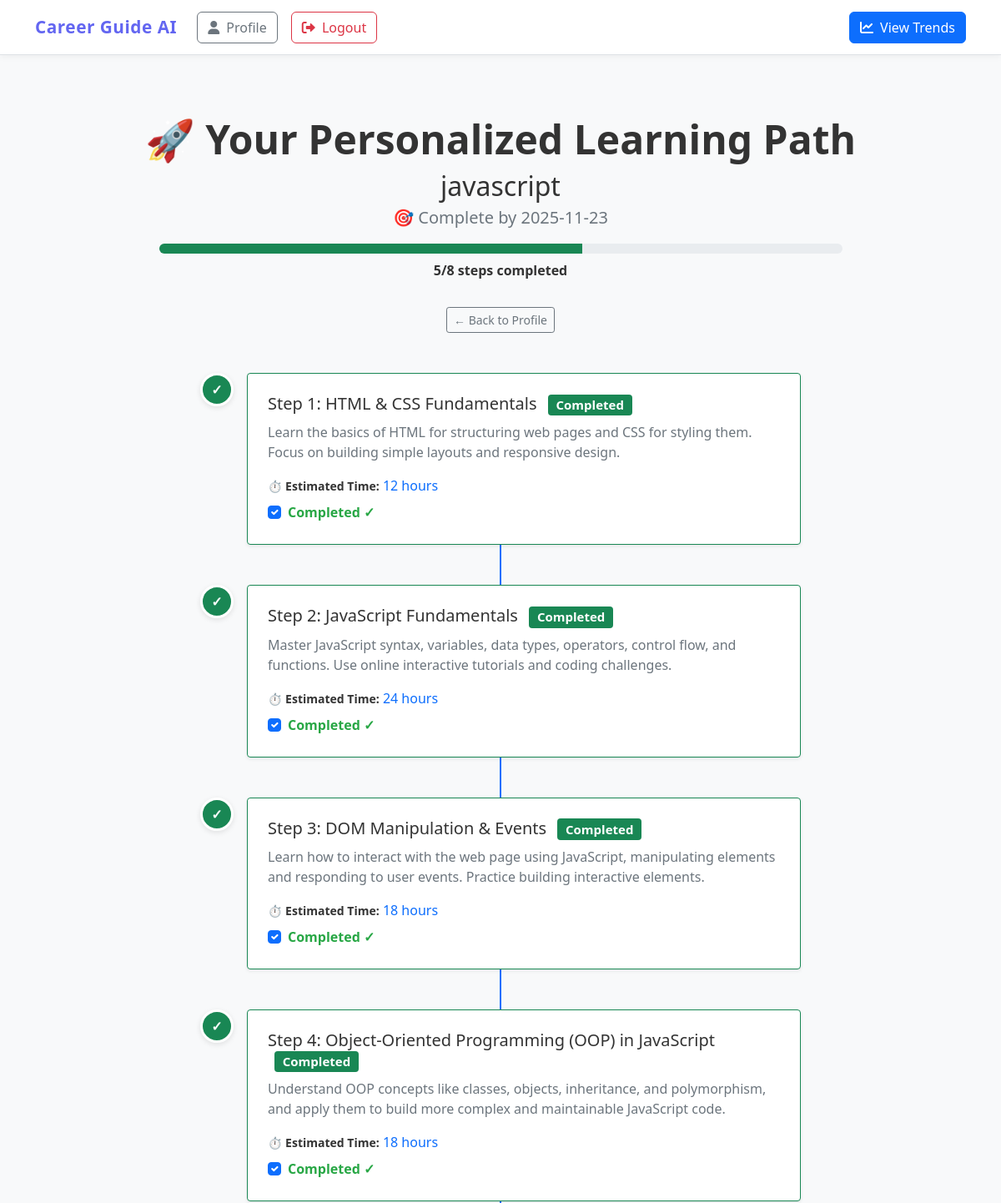
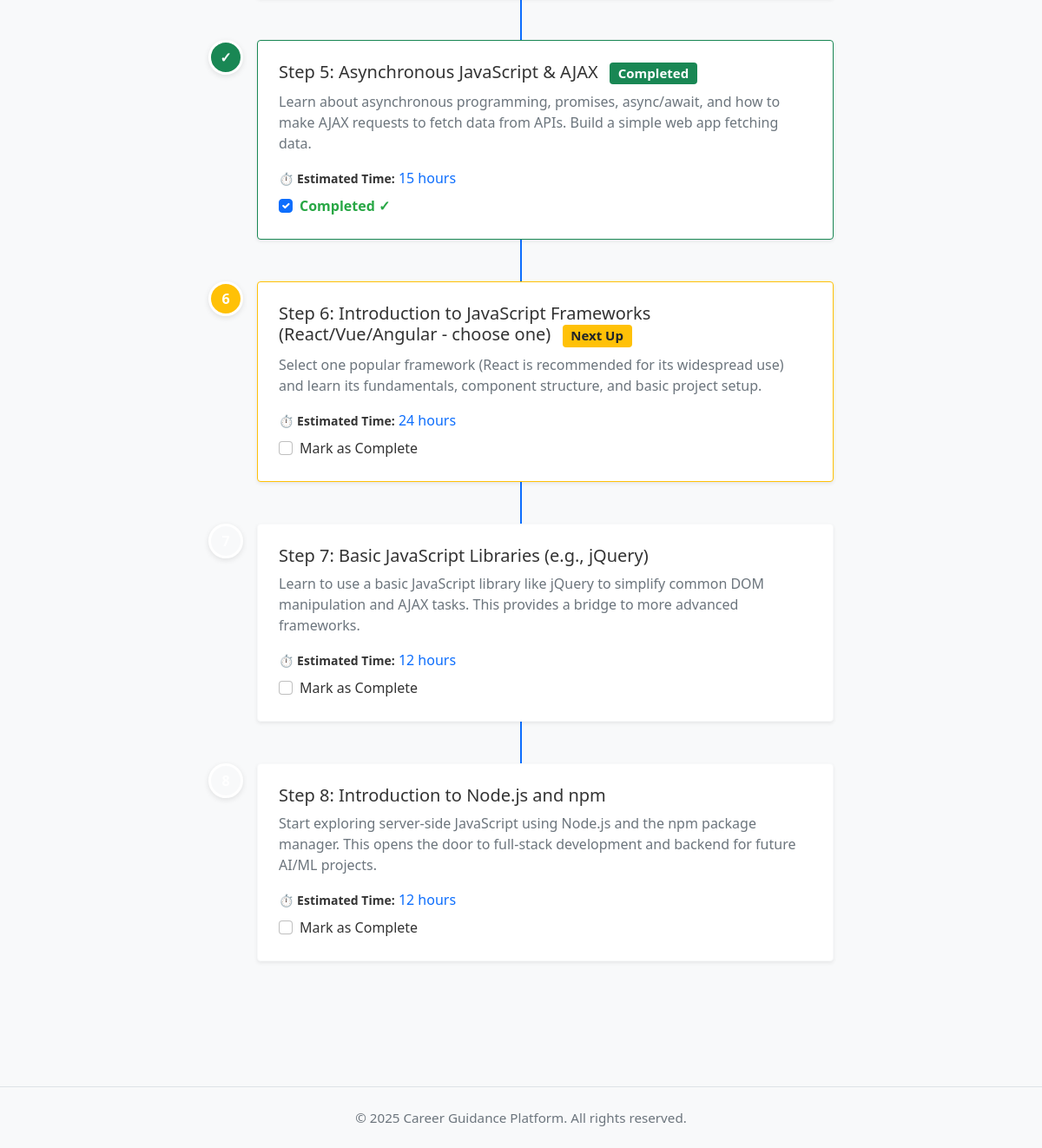
The app's page /learning_roadmap/3 (signed in) with its own data (2 pictures, top to bottom).
### tables this page shows
CREATE TABLE user_goals (
        id INTEGER PRIMARY KEY AUTOINCREMENT,
        user_id INTEGER NOT NULL,
        skill_name TEXT NOT NULL,
        target_date DATE,
        created_at DATETIME DEFAULT CURRENT_TIMESTAMP,
        status TEXT DEFAULT 'active',
        completed_at DATETIME
    );

CREATE TABLE user_roadmap_steps (
        id INTEGER PRIMARY KEY AUTOINCREMENT,
        goal_id INTEGER NOT NULL,
        step_title TEXT NOT NULL,
        description TEXT,
        estimated_hours INTEGER,
        order_index INTEGER,
        completed BOOLEAN DEFAULT 0,
        completed_at DATETIME,
        FOREIGN KEY(goal_id) REFERENCES user_goals(id) ON DELETE CASCADE
    );

### app.py (the view)
@app.route("/learning_roadmap/<int:goal_id>")
def learning_roadmap(goal_id):
    if "user_id" not in session:
        return redirect(url_for("login"))
    try:
        conn = sqlite3.connect(DB_PATH)
        c = conn.cursor()
        c.execute("""
            SELECT id, skill_name, target_date, status,
                   (SELECT COUNT(*) FROM user_roadmap_steps WHERE goal_id = user_goals.id) as total_steps,
                   (SELECT COUNT(*) FROM user_roadmap_steps WHERE goal_id = user_goals.id AND completed = 1) as completed_steps
            FROM user_goals
            WHERE id = ? AND user_id = ?
        """, (goal_id, session["user_id"]))
        goal_row = c.fetchone()
        if not goal_row:
            flash("Goal not found or access denied.", "error")
            return redirect(url_for("profile"))
        goal = {
            "id": goal_row[0],
            "skill_name": goal_row[1],
            "target_date": goal_row[2],
            "status": goal_row[3],
            "total_steps": goal_row[4],
            "completed_steps": goal_row[5],
            "progress_percent": int(goal_row[5] / goal_row[4] * 100) if goal_row[4] > 0 else 0
        }
        c.execute("""
            SELECT id, step_title, description, estimated_hours, completed
            FROM user_roadmap_steps
            WHERE goal_id = ?
            ORDER BY order_index
        """, (goal_id,))
        steps = []
        for row in c.fetchall():
            steps.append({
                "id": row[0],
                "step_title": row[1],
                "description": row[2],
                "estimated_hours": row[3],
                "completed": bool(row[4])
            })
        conn.close()
        return render_template("learning_roadmap.html", goal=goal, roadmap_steps=steps)
    except sqlite3.Error as e:
        print(f"Database error: {e}")
        flash("Error loading roadmap.", "error")
        return redirect(url_for("profile"))

### templates/learning_roadmap.html (shortened to what this page needs)
{% extends "layout.html" %}
{% block content %}
<div class="container py-5">
    <div class="text-center mb-5">
        <h1 class="display-5 fw-bold">🚀 Your Personalized Learning Path</h1>
        <h2 class="mb-1">{{ goal.skill_name }}</h2>
        <p class="lead text-muted">
            {% if goal.target_date %}🎯 Complete by {{ goal.target_date }}{% else %}📅 No deadline set{% endif %}
        </p>
        <div class="progress w-75 mx-auto mt-3" style="height: 12px; border-radius: 6px;">
            <div class="progress-bar bg-success" role="progressbar" style="width: {{ goal.progress_percent }}%" aria-valuenow="{{ goal.progress_percent }}" aria-valuemin="0" aria-valuemax="100"></div>
        </div>
        <p class="mt-2"><strong>{{ goal.completed_steps }}/{{ goal.total_steps }} steps completed</strong></p>
        <a href="{{ url_for('profile') }}" class="btn btn-outline-secondary btn-sm mt-3">
            ← Back to Profile
        </a>
    </div>
    <div class="row justify-content-center">
        <div class="col-lg-8">
            <div class="position-relative">
                {% for step in roadmap_steps %}
                    {% set is_completed = step.completed %}
                    {% set is_current = not step.completed and loop.index0 == goal.completed_steps %}
                    {% set color_class = "bg-success" if is_completed else ("bg-warning" if is_current else "bg-light") %}
                    {% set icon = "✓" if is_completed else (loop.index if not is_completed else "") %}
                    <div class="d-flex mb-5 position-relative" style="z-index: 1;">
                        <div class="flex-shrink-0 me-3 d-flex align-items-center justify-content-center rounded-circle {{ color_class }} text-white" style="width: 40px; height: 40px; font-weight: bold; border: 3px solid white; box-shadow: 0 2px 6px rgba(0,0,0,0.1);">
                            {{ icon }}
                        </div>
                        <div class="flex-grow-1 bg-white p-4 rounded shadow-sm border {{ 'border-success' if is_completed else ('border-warning' if is_current else 'border-light') }}">
                            <h5 class="mb-2">
                                Step {{ loop.index }}: {{ step.step_title }}
                                {% if is_completed %}
                                    <span class="badge bg-success ms-2">Completed</span>
                                {% elif is_current %}
                                    <span class="badge bg-warning text-dark ms-2">Next Up</span>
                                {% endif %}
                            </h5>
                            <p class="text-muted mb-3">{{ step.description }}</p>
                            {% if step.estimated_hours %}
                                <p class="mb-2"><small class="fw-bold">⏱️ Estimated Time:</small> <span class="text-primary">{{ step.estimated_hours }} hours</span></p>
                            {% endif %}
                            <div class="form-check">
                                <input class="form-check-input step-checkbox" type="checkbox" data-step-id="{{ step.id }}" {% if step.completed %}checked{% endif %}>
                                <label class="form-check-label">
                                    {% if step.completed %}
                                        Completed ✓
                                    {% else %}
                                        Mark as Complete
                                    {% endif %}
                                </label>
                            </div>
                        </div>
                    </div>
                {% endfor %}
            </div>
        </div>
    </div>
</div>
{% endblock %}

### templates/layout.html (style rules this page uses)
body { font-family: 'Segoe UI', Tahoma, Geneva, Verdana, sans-serif; background-color: #f8f9fa; color: #333; }
a { text-decoration: none; }

### templates/learning_roadmap.html (style rules this page uses)
.step-checkbox:checked + label { color: #28a745; font-weight: bold; }

### records on screen
user_goals: skill_name "javascript", target_date "2025-11-23"
user_roadmap_steps: icon "✓", step_title "HTML & CSS Fundamentals", shows "Completed", description "Learn the basics of HTML for structuring web pages and CSS for styling them. Focus on building simple layouts and responsive design.", estimated_hours "12", completed "☑", shows "Completed ✓"
user_roadmap_steps: icon "✓", step_title "JavaScript Fundamentals", shows "Completed", description "Master JavaScript syntax, variables, data types, operators, control flow, and functions. Use online interactive tutorials and coding challenges.", estimated_hours "24", completed "☑", shows "Completed ✓"
user_roadmap_steps: icon "✓", step_title "DOM Manipulation & Events", shows "Completed", description "Learn how to interact with the web page using JavaScript, manipulating elements and responding to user events. Practice building interactive elements.", estimated_hours "18", completed "☑", shows "Completed ✓"
user_roadmap_steps: icon "✓", step_title "Object-Oriented Programming (OOP) in JavaScript", shows "Completed", description "Understand OOP concepts like classes, objects, inheritance, and polymorphism, and apply them to build more complex and maintainable JavaScript code.", estimated_hours "18", completed "☑", shows "Completed ✓"
user_roadmap_steps: icon "✓", step_title "Asynchronous JavaScript & AJAX", shows "Completed", description "Learn about asynchronous programming, promises, async/await, and how to make AJAX requests to fetch data from APIs. Build a simple web app fetching data.", estimated_hours "15", completed "☑", shows "Completed ✓"
user_roadmap_steps: order_index "6", step_title "Introduction to JavaScript Frameworks (React/Vue/Angular - choose one)", shows "Next Up", description "Select one popular framework (React is recommended for its widespread use) and learn its fundamentals, component structure, and basic project setup.", estimated_hours "24", shows "Mark as Complete"
user_roadmap_steps: step_title "Basic JavaScript Libraries (e.g., jQuery)", description "Learn to use a basic JavaScript library like jQuery to simplify common DOM manipulation and AJAX tasks. This provides a bridge to more advanced frameworks.", estimated_hours "12", shows "Mark as Complete"
user_roadmap_steps: step_title "Introduction to Node.js and npm", description "Start exploring server-side JavaScript using Node.js and the npm package manager. This opens the door to full-stack development and backend for future AI/ML projects.", estimated_hours "12", shows "Mark as Complete"

### other values on screen
{{ goal.completed_steps }} "5"
{{ goal.total_steps }} "8"
